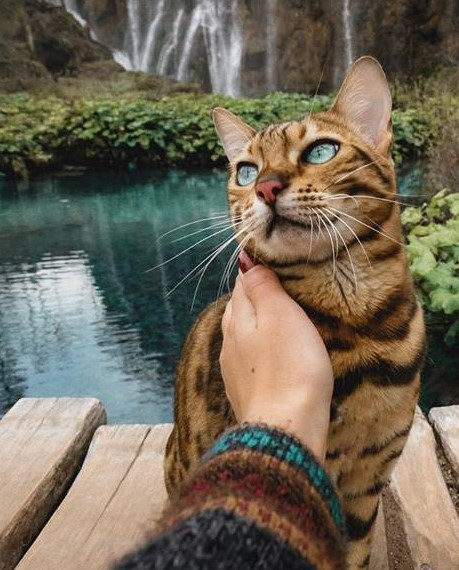
#> input picture images/cat.jpg, 459 x 570 px, found by its file name
$ jupyter execute presenet.ipynb   (older library calls are emulated)
#> lines starting #> are read from the running program, lines starting #| are printed output that depends on the picture; after the words box and inside, x2 and y2 are one past the last pixel; in counts of white or black regions, pixels touching at a corner belong together
[cell 1]
import cv2
from matplotlib import pyplot as plt
import numpy as np

[cell 2]
# %matplotlib qt
# %matplotlib inline

[cell 3]
def plot(titles,images):
    if(len(images)<=2):
        x, y = 1, 2
    elif(len(images)==3):
        x, y = 1, 3
    elif(len(images)==4):
        x, y = 2, 2
    elif(len(images)<=6):
        x, y = 2, 3
    elif(len(images)<=9):
        x, y = 3, 3

    for i in range(len(images)):

        plt.subplot(x, y, i+1), plt.imshow(images[i], 'gray')
        plt.title(titles[i])
        plt.xticks([]), plt.yticks([])
    plt.show()

[cell 4]
img = cv2.imread('projects/cat.jpg', 1)
#> img is the input picture: shape (570, 459, 3); mean B, G, R 87.1, 103.9, 113
imgrgb = cv2.cvtColor(img, cv2.COLOR_BGR2RGB)
imggray = cv2.cvtColor(img, cv2.COLOR_BGR2GRAY)
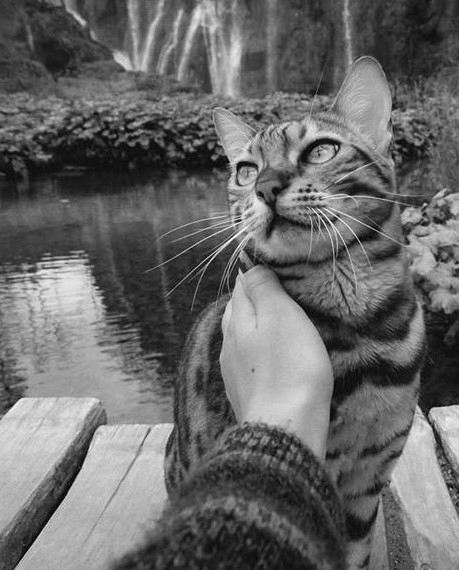
#> imggray: shape (570, 459); min 0, max 254, mean 104.7
print( imgrgb.shape + imggray.shape)
#| (570, 459, 3, 570, 459)
# bilat = cv2.bilateralFilter(imggray,9,300,300)
medianed = cv2.medianBlur(imggray, 7)
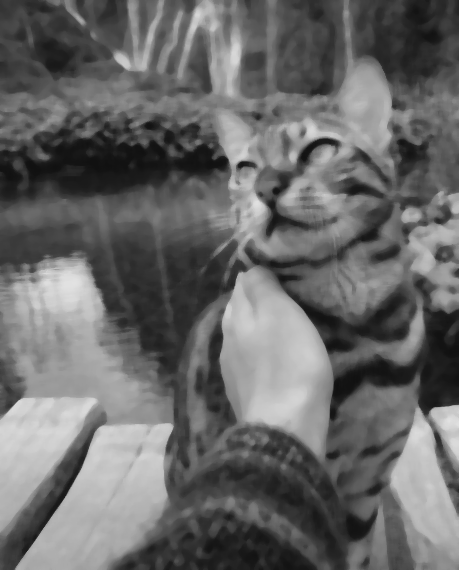
#> medianed: shape (570, 459); min 16, max 226, mean 104.5
# lap = cv2.Laplacian(bilat, cv2.CV_64F, ksize=3 )
# lapbi = np.uint8(np.absolute(lap))
lapm = cv2.Laplacian(medianed, cv2.CV_64F, ksize=5)
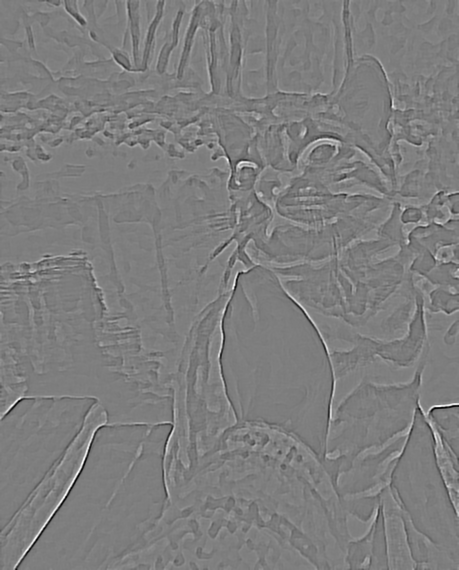
#> lapm: shape (570, 459) float64; min -2464, max 2508, mean 0; drawn with min black and max white
lapmed = np.uint8(np.absolute(lapm))
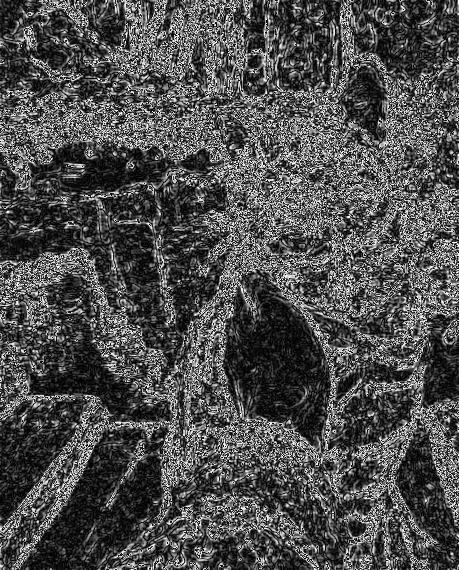
#> lapmed: shape (570, 459); min 0, max 254, mean 77.9
(T,th) = cv2.threshold(lapm,125,255,cv2.THRESH_BINARY)
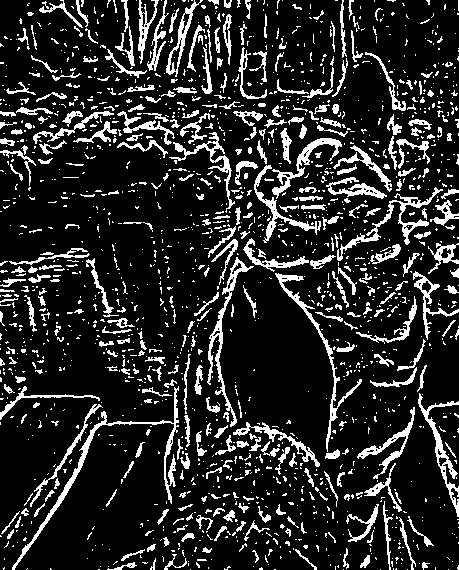
#> th: shape (570, 459) float64; 15.7% white in thin lines or dots

[cell 5]
t = [ 'original' ,'grayed and medianed', 'laplace' , 'THreshold']
im = [ imgrgb, medianed, lapmed, th]
plot(t,im)
#> the loop in plot, `for i in range(len(images)): ` made 4 passes

[cell 6]
# generating a color painting and a cartoon

temp = cv2.bilateralFilter(imgrgb,9,7,9)
(Te,thr) = cv2.threshold(lapm,125,255,cv2.THRESH_BINARY_INV)
#> thr: shape (570, 459) float64; 84.3% white; black in thin lines or dots
i = 8
while i != 0  :

        temp = cv2.bilateralFilter(temp,9,30,15)
        i = i-1
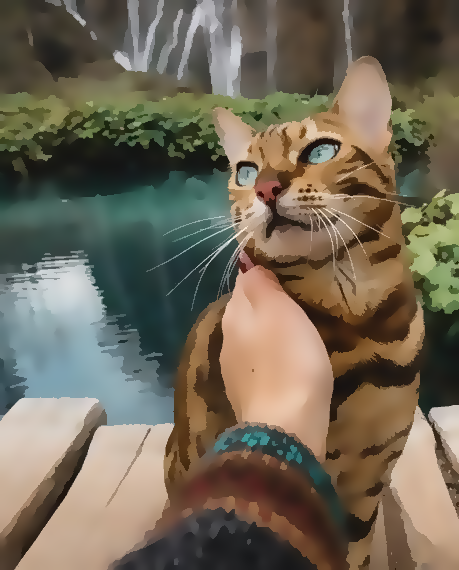
#> temp: shape (570, 459, 3); mean R, G, B 112.9, 103.9, 87.1
#> after the loop, i = 0

bilatrpt = temp
laplace =  np.uint8(np.absolute(cv2.Laplacian(bilatrpt,  cv2.CV_64F, ksize=5)))
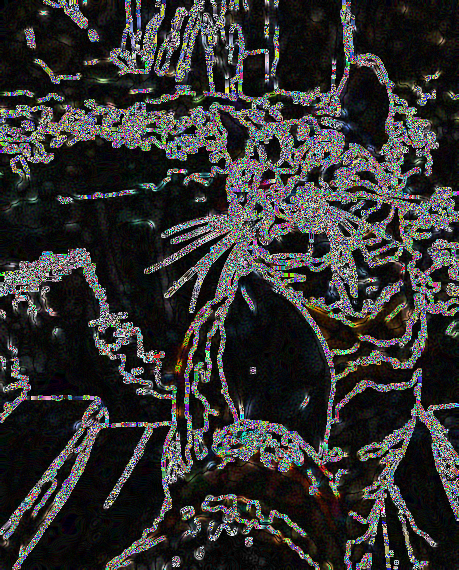
#> laplace: shape (570, 459, 3); mean R, G, B 50.7, 50.2, 49.3
(d, threshhold) = cv2.threshold(laplace,125,255,cv2.THRESH_BINARY_INV)
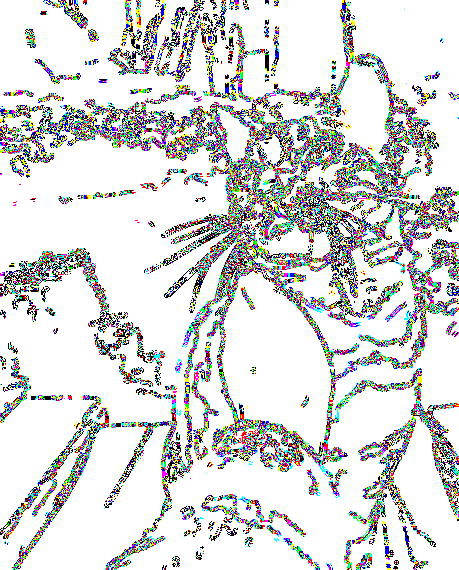
#> threshhold: shape (570, 459, 3); mean R, G, B 214.9, 215.3, 215.8

t = [ 'laplace for colored', 'thresholded', 'bilateral repeated']
im = [ laplace, threshhold ,bilatrpt ]
print(bilatrpt.shape + thr.shape)
#| (570, 459, 3, 570, 459)
plot(t,im)
#> the loop in plot (call 2), `for i in range(len(images)): ` made 3 passes
# (570, 459, 3, 570, 459) cant do matrix operation on them

[cell 7]
h,w,c= bilatrpt.shape
#> h = 570; w = 459; c = 3
cartoon = bilatrpt.copy()
# print(h + w + c)
for i in range(h):
    for j in range(w):
        if thr[i][j] == 0:
            cartoon[i][j] = (0,0,0)
            cartoon[i][j] = (0,0,0)
            cartoon[i][j] = (0,0,0)
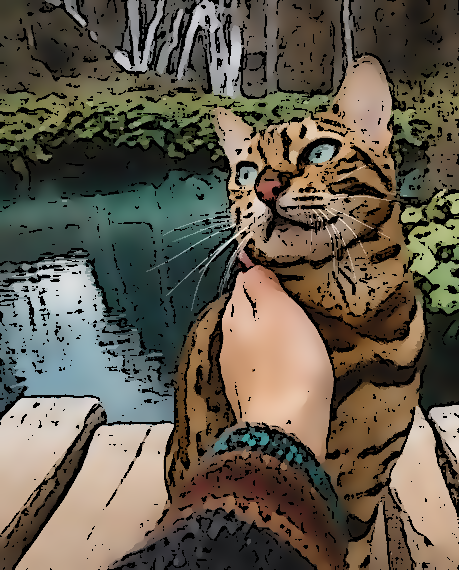
#> cartoon: shape (570, 459, 3); 15.71% of pixels changed, all inside (x1, y1, x2, y2) = (0, 0, 459, 570)

t= [ 'c' , 'c']
im = [ bilatrpt , cartoon]
plot(t ,im)
